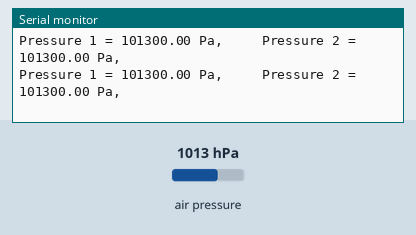
Recording of a sketch running on a simulated Arduino Uno, built with avr-gcc and run on an emulated ATmega328P. On the bench: the last lines printed to the serial monitor. The inputs (shaded band) are chosen by the test bench; at power-on: air pressure 1013 hPa.

Above: at 5.2 s.
5.3 s: air pressure set to 952 hPa
At 5.38 s:
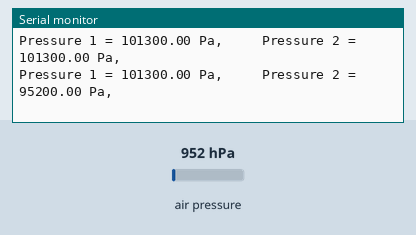
8.3 s: air pressure set to 975 hPa
At 8.44 s:
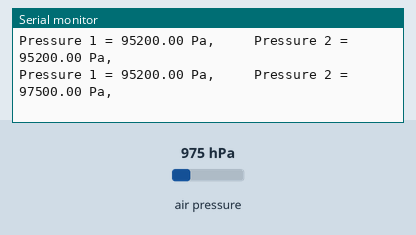
Timing chart, 0 to 11.3 s (numbered marks = the images above; inputs shaded):
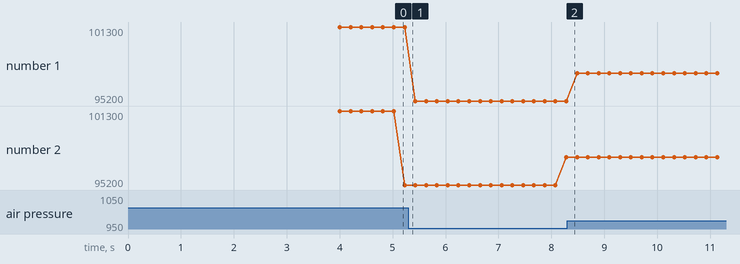

The sketch:

BMP280_2sensors_SPI_UNO_test.ino
```cpp
#include <SPI.h>
#include <Adafruit_Sensor.h>
#include <Adafruit_BMP280.h>

#define BMP_SCL 13
#define BMP_SDO 12
#define BMP_SDA 11

#define BMP_CSB1 10
#define BMP_CSB2 9

Adafruit_BMP280 bmp1(BMP_CSB1, BMP_SDA, BMP_SDO, BMP_SCL);

Adafruit_BMP280 bmp2(BMP_CSB2, BMP_SDA, BMP_SDO, BMP_SCL);


void setup() {
  Serial.begin(9600);

  // Set chip select pins as outputs
  pinMode(BMP_CSB1, OUTPUT);
  pinMode(BMP_CSB2, OUTPUT);

  // Set chip select pins high to deselect both sensors initially
  digitalWrite(BMP_CSB1, HIGH);
  digitalWrite(BMP_CSB2, HIGH);

  // delay(2000);

  // Serial.print("\t");
  Serial.println("Starting BMP280 device 1...");
  Serial.println("Sensor 1 status: " + String(bmp1.begin()));

  if (!bmp1.begin()) {
    Serial.println("Sensor BMP280 device 1 was not found.");
  //   while (1);
  }
  // Serial.println("Initialize BMP280 1 completed.");

  delay(2000);

  Serial.println("Starting BMP280 device 2...");
  Serial.println("Sensor 2 status: " + String(bmp2.begin()));


  if (!bmp2.begin()) {
    Serial.println("Sensor BMP280 device 2 was not found.");
  //    while (1);
  }
  // Serial.println("Initialize BMP280 2 completed.");
  delay(2000);


}

void loop() {
  float pressure = bmp1.readPressure();
  Serial.print("Pressure 1 = ");
  Serial.print(pressure);
  Serial.print(" Pa,   ");
  Serial.print("\t");
  delay(100);

  float pressure2 = bmp2.readPressure();
  Serial.print("Pressure 2 = ");
  Serial.print(pressure2);
  Serial.print(" Pa,   ");
  Serial.println();
  delay(100);

}
```

Measured:
- plotted number 1: 101300 → 95200 after the input at 5.3 s, 95200 → 97500 after the input at 8.3 s
- plotted number 2: 95200 → 97500 after the input at 5.3 s
